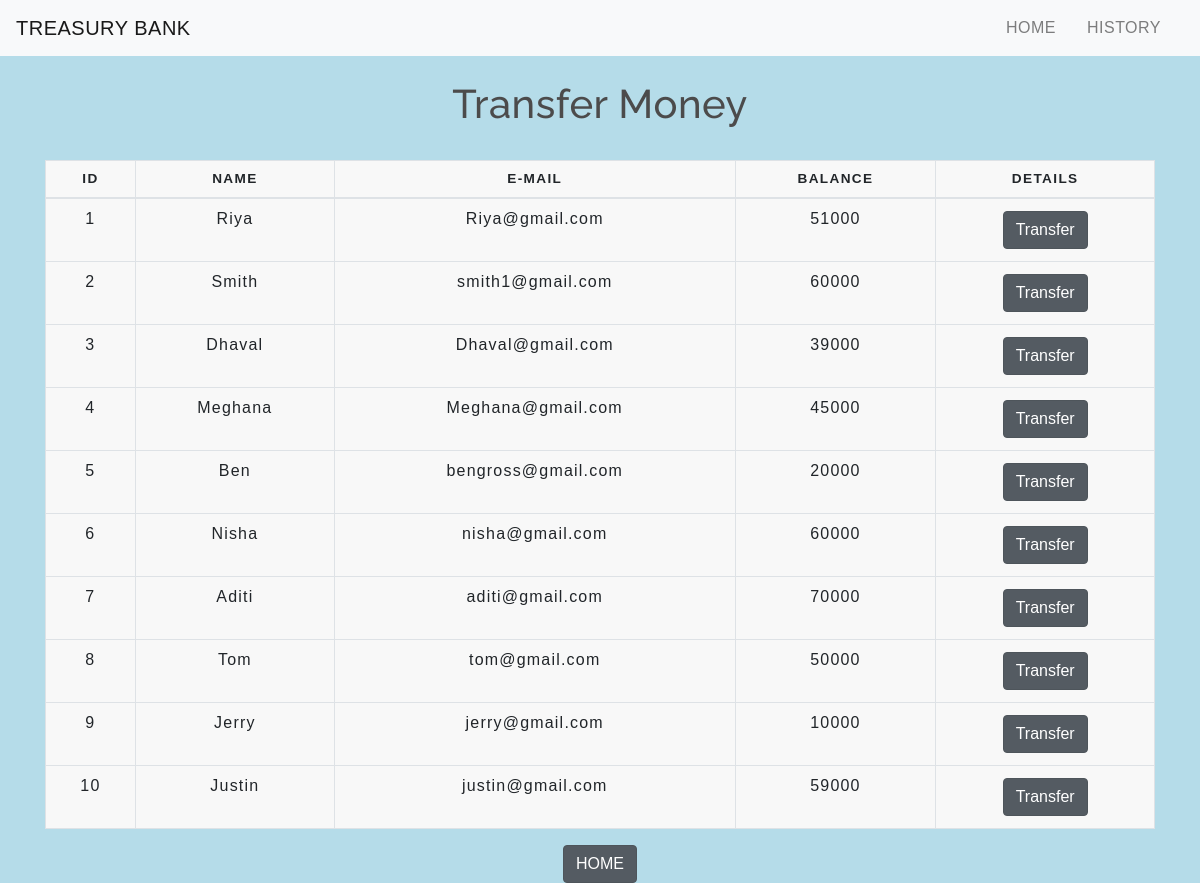
The app's page /transfermoney.php with its own data.
### tables this page shows
CREATE TABLE `users` (
  `id` int(5) NOT NULL,
  `name` text NOT NULL,
  `email` varchar(30) NOT NULL,
  `balance` int(8) NOT NULL
);

### transfermoney.php (the view, shortened to what this page needs)
<!DOCTYPE html>
<html lang="en">
<head>
    <link rel="stylesheet" href="https://maxcdn.bootstrapcdn.com/bootstrap/4.0.0/css/bootstrap.min.css">
    <link rel="stylesheet" type="text/css" href="css/table.css">
    <link rel="stylesheet" type="text/css" href="css/navbar.css">
</head>
<body style="background-color:#b5dce9 ; ">
<?php
    include 'config.php';
    $sql = "SELECT * FROM users";
    $result = mysqli_query($conn,$sql);
?>
<?php
  include 'navbar.php';
?>
<div class="container">
        <h2 class="text-center pt-4">Transfer Money</h2>
        <br>
            <div class="row">
                <div class="col">
                    <div class="table-responsive-sm">
                    <table class="table table-bordered">
                        <thead>
                            <tr>
                            <th scope="col" class="text-center py-2">Id</th>
                            <th scope="col" class="text-center py-2">Name</th>
                            <th scope="col" class="text-center py-2">E-Mail</th>
                            <th scope="col" class="text-center py-2">Balance</th>
                            <th scope="col" class="text-center py-2">Details</th>
                            </tr>
                        </thead>
                        <tbody>
                <?php
                    while($rows=mysqli_fetch_assoc($result)){
                ?>
                    <tr>
                        <td class="py-2"><?php echo $rows['id'] ?></td>
                        <td class="py-2"><?php echo $rows['name']?></td>
                        <td class="py-2"><?php echo $rows['email']?></td>
                        <td class="py-2"><?php echo $rows['balance']?></td>
                        <td><a href="selecteduserdetail.php?id= <?php echo $rows['id'] ;?>"> <button type="button" class="btn btn-secondary active">Transfer</button></a></td>
                    </tr>
                <?php
                    }
                ?>
                        </tbody>
                    </table>
                    </div>
                </div>
            </div>
         </div>
         <center><a href="index.php" class="btn btn-secondary active">HOME</a></center>
</body>
</html>

### navbar.php (shortened to what this page needs)
<nav class="navbar navbar-expand-md navbar-light bg-light">
<a class="navbar-brand" href="index.php">TREASURY BANK</a>
<div class="collapse navbar-collapse" id="collapsibleNavbar">
      <ul class="navbar-nav ml-auto">
        <li class="nav-item">
          <a class="nav-link" href="index.php">HOME</a>
        </li>
        <li class="nav-item">
          <a class="nav-link" href="transactionhistory.php">HISTORY</a>
        </li>
    </div>
 </nav>

### css/table.css (style rules this page uses)
* { padding: 0; margin: 0; box-sizing: border-box; font-family: sans-serif; }
h2 { font-size: 40px; }
table { letter-spacing: 1.2px; }
td { text-align: center; }
button { border:none; background:mediumblue; transition: 1s; }

### css/navbar.css (style rules this page uses)
.nav-link { margin-right: 15px; color:mediumorchid; letter-spacing: 0.5px; transition: 0.5s; }
.navbar-brand { color:midnightblue; letter-spacing: 0.5px; }
h2 { color: #4C4B4B; letter-spacing: 0.5px; font-family: raleway; }

### transfermoney.php (style rules this page uses)
button { transition: 1.5s; }
table { border: 1px solid #ccc; border-collapse: collapse; margin:auto; padding: 0; width:90%; table-layout:auto; }
table tr { background-color: #f8f8f8; border: 1px solid #ddd; padding: .35em; }
table th, table td { padding: .625em; text-align: center; }
table th { font-size: .85em; letter-spacing: .1em; text-transform: uppercase; }

### records on screen
users: id "1", name "Riya", email "Riya@gmail.com", balance "51000"
users: id "2", name "Smith", email "smith1@gmail.com", balance "60000"
users: id "3", name "Dhaval", email "Dhaval@gmail.com", balance "39000"
users: id "4", name "Meghana", email "Meghana@gmail.com", balance "45000"
users: id "5", name "Ben", email "bengross@gmail.com", balance "20000"
users: id "6", name "Nisha", email "nisha@gmail.com", balance "60000"
users: id "7", name "Aditi", email "aditi@gmail.com", balance "70000"
users: id "8", name "Tom", email "tom@gmail.com", balance "50000"
users: id "9", name "Jerry", email "jerry@gmail.com", balance "10000"
users: id "10", name "Justin", email "justin@gmail.com", balance "59000"
